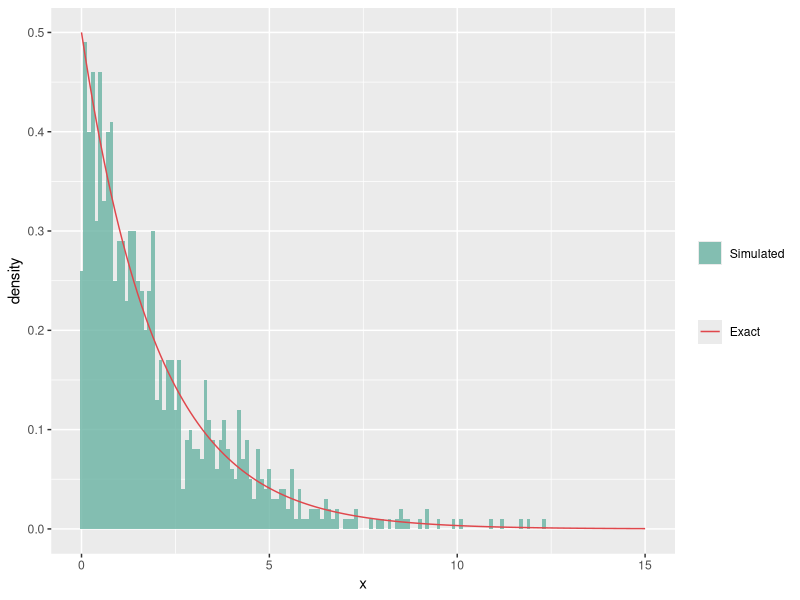
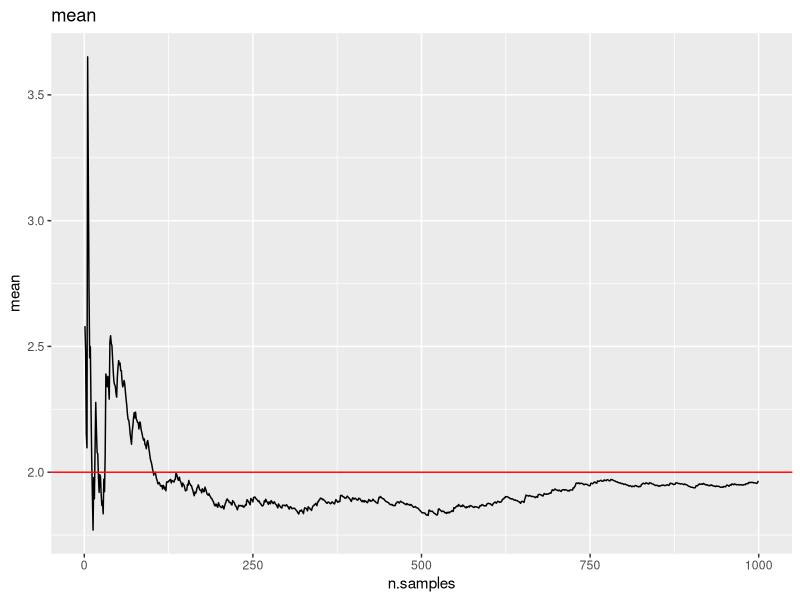
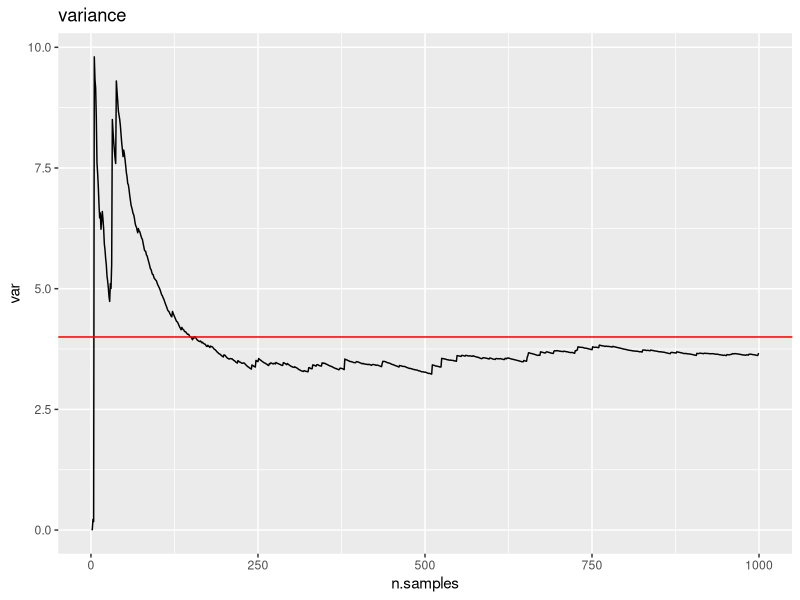
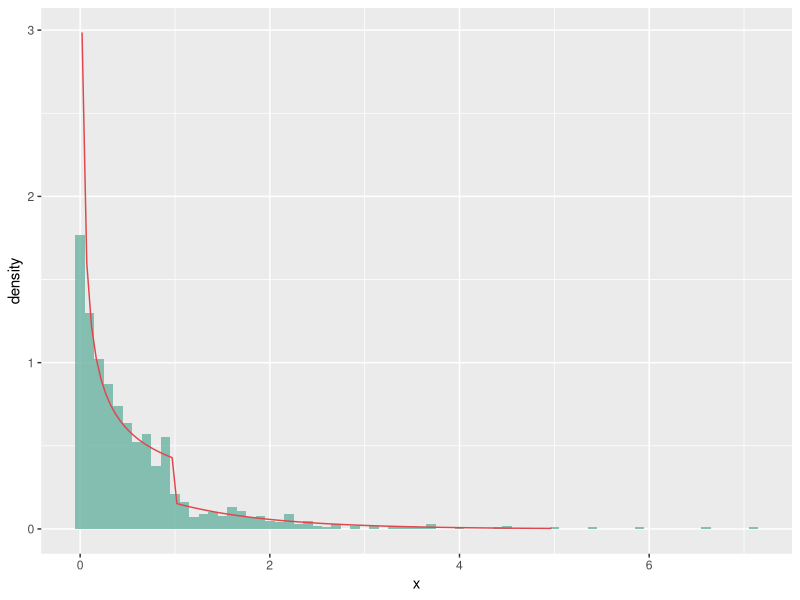
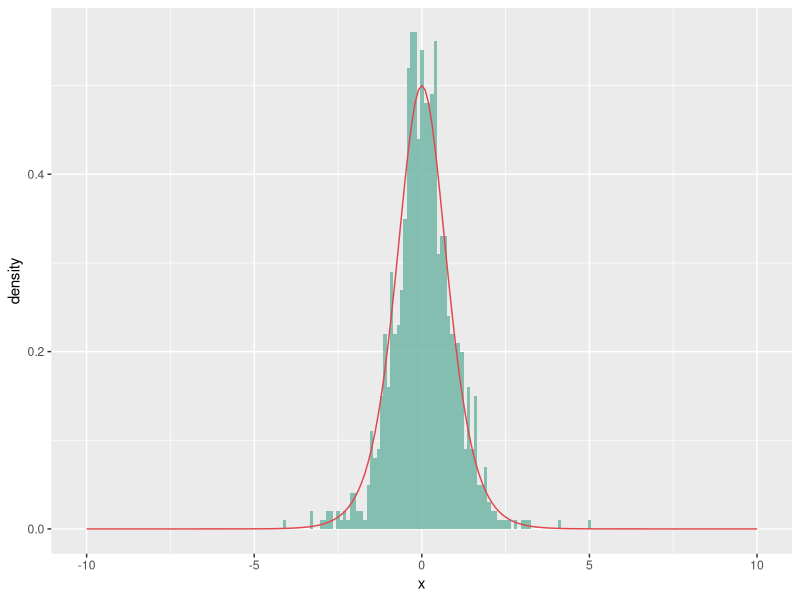
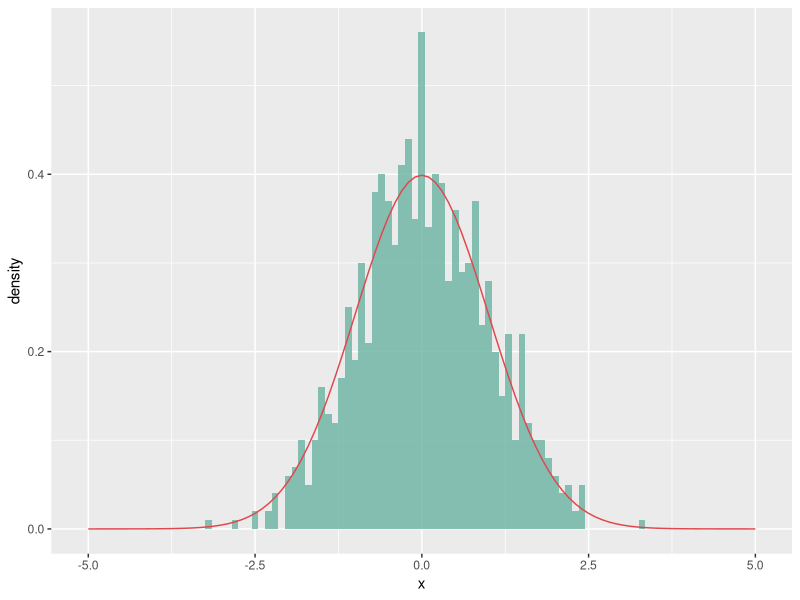
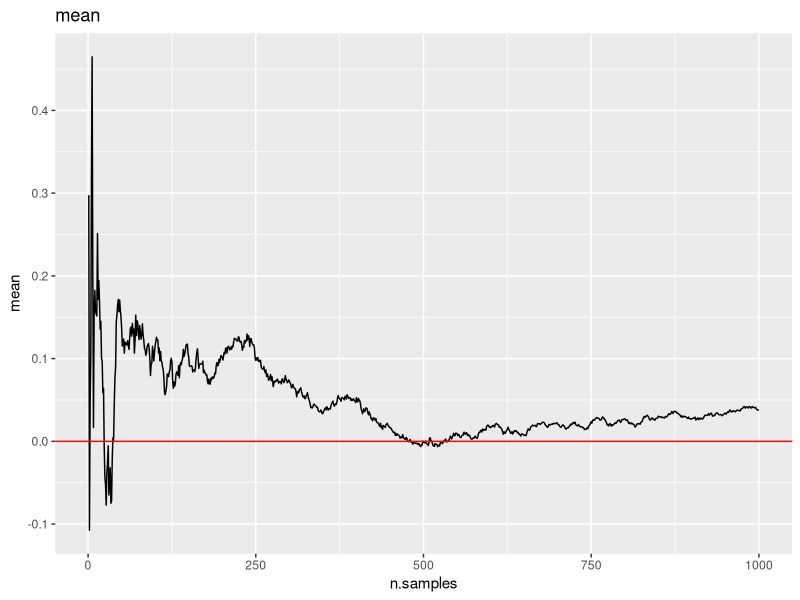
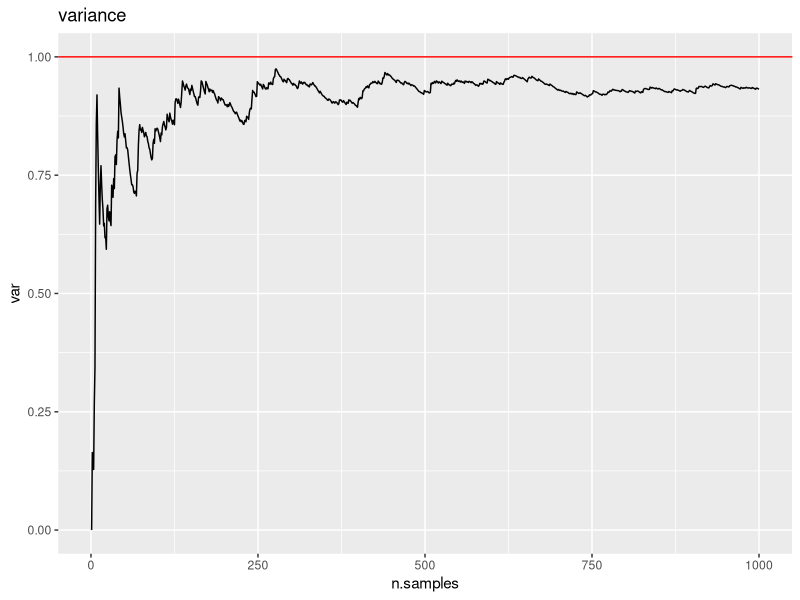

Recreate these plots in R, in order.
## ---- chunk 1
knitr::opts_chunk$set(echo = TRUE, fig.width = 5, fig.height = 4, fig.align = "center")
library(tidyverse)
set.seed(4300)
## ---- chunk 2
sim.exp <- function(rate, n){
  # Vector of n uniform values
  u <- runif(n, 0, 1)
  # Note that (1-U) ~ U, so we can use u instead of 1-u in the returned value.
  -1/rate * log(u)
}
## ---- chunk 3
rate <- 0.5
n <- 1000
sim <- data.frame(x = sim.exp(rate, n))
x = seq(from = 0, to = 15, by = 0.1)
exact <- data.frame(x = x, y = rate*exp(-rate*x))

ggplot(sim) + 
  geom_histogram(aes(x = x, y = ..density.., fill = "Simulated"),
                 alpha = 0.8, binwidth = 0.1) + 
  geom_line(data = exact , aes(x = x, y = y, color = 'Exact'))  +
  scale_color_manual(name = "", values = c("Exact" = "#e0474c")) +
  scale_fill_manual(name = "", values = c("Simulated" = "#69b3a2")) 
## ---- chunk 4
# Calculate the cumulative mean
data.frame(n.samples = 1:n,
           mean = cumsum(sim$x)/(1:n)) %>%
  ggplot() + geom_line(aes(n.samples, mean)) +
  geom_hline(yintercept = 1/rate, color = "red") +
  ggtitle("mean")
  
# Calculate the cumulative variance
data.frame(n.samples = 1:n,
           mean = cumsum(sim$x)/(1:n),
           mean2 = cumsum(sim$x^2)/(1:n)) %>%
  mutate(var = mean2-mean^2) %>%
  ggplot() + geom_line(aes(n.samples, var)) +
  geom_hline(yintercept = 1/rate^2, color = "red") +
  ggtitle("variance")
## ---- chunk 5
sim.g <- function(alpha, n){
  # Normalizing constant
  c <- (1/alpha + exp(-1))^-1
  # Vector of n uniform values
  u <- runif(n, 0, 1)
  
  (alpha/c * u)^(1/alpha) * (u < c/alpha) - log((1-u)/c) * (c/alpha <= u)
}
## ---- chunk 6
# Implemented for testing purposes

g <- function(alpha, x){
  # Normalizing constant
  c <- (1/alpha + exp(-1))^-1
  c*x^(alpha-1) * (0<x)*(x<1) + c*exp(-x) *(x>=1)
} 

G <- function(alpha, x){
  # Normalizing constant
  c <- (1/alpha + exp(-1))^-1
  c/alpha*x^alpha * (0<x)*(x<1) + (1 - c*exp(-x)) *(x>=1)
} 

G.inv <- function(alpha, u){
  # Normalizing constant
  c <- (1/alpha + exp(-1))^-1
  
  (alpha/c * u)^(1/alpha) * (u < c/alpha) - log((1-u)/c) * (u >= c/alpha)
}
## ---- chunk 7
alpha <- 0.5
n <- 1000
sim <- data.frame(x = sim.g(alpha, n))
x = seq(from = 0.02, to = 5, by = 0.05)
exact <- data.frame(x = x, y = g(alpha, x))

ggplot(sim) + 
  geom_histogram(aes(x = x, y = ..density..),
                 alpha = 0.8, fill = "#69b3a2", binwidth = 0.1) + 
  geom_line(data = exact , aes(x = x, y = y), color = "#e0474c")
## ---- chunk 8
alpha <- 0.5
c <- (1/alpha + exp(-1))^-1

# 10000 realizations from simulation
sim <- sim.g(alpha, 10000)

# Theoretical mean and variance
mean.g <- c/(alpha+1) + 2*c/exp(1)
var.g <- c/(alpha+2) + 5*c/exp(1) - mean.g^2

# Estimated mean
mean.est <- mean(sim)
var.est <- var(sim)

# Comparing means
c(mean.g, mean.est)

# Comparing variance
c(var.g, var.est)
## ---- chunk 9
sim.sigm <- function(alpha, n){
  u <- runif(n,0,1)
  1/alpha * log(u/(1-u))
}
## ---- chunk 10
alpha <- 2
n <- 1000
sim <- data.frame(x = sim.sigm(alpha, n))
x = seq(from = -10, to = 10, by = 0.1)
exact <- data.frame(x = x, y = alpha*exp(alpha*x)/(1 + exp(alpha*x))^2)

ggplot(sim) + 
  geom_histogram(aes(x = x, y = ..density..),
                 alpha = 0.8, fill = "#69b3a2", binwidth = 0.1) + 
  geom_line(data = exact , aes(x = x, y = y), color = "#e0474c")  
## ---- chunk 11
box.mul <- function(n){
  odd <-  FALSE
  if(n %% 2 != 0){
    odd <-  TRUE
    n <- n + 1
  }
  
  x1 <- 2*pi * runif(n/2, 0, 1)
  x2 <- sim.exp(0.5, n/2)
  
  y1 <- sqrt(x2)*cos(x1)
  y2 <- sqrt(x2)*sin(x1)
  
  concat <- c(y1,y2)
  if(odd){
    return(head(concat, -1))
  }
  else{
    return(concat)
  }
}
## ---- chunk 12
n <- 1000
sim.box.mul <- data.frame(x = box.mul(n))
x = seq(from = -5, to = 5, by = 0.1)
exact <- data.frame(x = x, y = 1/sqrt(2*pi)*exp(-1/2*x^2))

ggplot(sim.box.mul) + 
  geom_histogram(aes(x = x, y = ..density..),
                 alpha = 0.8, fill = "#69b3a2", binwidth = 0.1) + 
  geom_line(data = exact , aes(x = x, y = y), color = "#e0474c")  
## ---- chunk 13
# mean
data.frame(n.samples = 1:n,
           mean = cumsum(sim.box.mul$x)/(1:n)) %>%
  ggplot() + geom_line(aes(n.samples, mean)) +
  geom_hline(yintercept = 0, color = "red") +
  ggtitle("mean")
  
# variance
data.frame(n.samples = 1:n,
           mean = cumsum(sim.box.mul$x)/(1:n),
           mean2 = cumsum(sim.box.mul$x^2)/(1:n)) %>%
  mutate(var = mean2-mean^2) %>%
  ggplot() + geom_line(aes(n.samples, var)) +
  geom_hline(yintercept = 1, color = "red") +
  ggtitle("variance")
## ---- chunk 14
sim.mvnorm <- function(mu, Sigma, n){
  # Returns n realizations from a d-variate normal distribution
  d <- length(mu)
  
  # Get n d-variate standard normal realizations using the Box-Muller algorithm
  x <- array(box.mul(n*d), dim=c(d,n))
  
  # Cholesky decomposition of Sigma
  A <- t(chol(Sigma)) # Transposes to get a lower triangular matrix
  
  mu + A %*% x
}
## ---- chunk 15
# Bivariate example
mu <- c(1,2)
Sigma <- matrix(c(1, -.7, -.7, 2), 2)

# Simulate 10000 realizations
y <- sim.mvnorm(mu, Sigma, 10000)

# Plot first 500 points
plot(y[1,1:500], y[2,1:500], main="Bivariate normal distribution", xlab="x", ylab="y", pch=16)
## ---- chunk 16
# Estimate mean
mu.est <- rowMeans(y)
mu.est

# Estimate covariance matrix
Sigma.est <- cov(t(y))
Sigma.est
## ---- chunk 17
rou.gamma <- function(n, alpha){
  a <-  sqrt(alpha - 1)
  b.minus <- 0
  b.plus <- sqrt(alpha + 1)
  
  count <-  0
  tries <- 0
  result <- rep(0,n)
  
  while(count < n){
    x1 <- a*runif(1, 0, 1)
    x2 <- b.minus + b.plus*runif(1, 0, 1) 
  
    if(log(x1) <= 0.5*((alpha - 1)*log(x2/x1) - x2/x1)){
      result[count + 1] = x2/x1
      count <- count + 1
    }
    tries = tries + 1
  }
  return(list("sim" = result, "tries" = tries))
}
## ---- chunk 18
n <- 10000
alpha <-  2

sim.gamma <- rou.gamma(n, alpha)
x = seq(from = 0.1, to = 12, by = 0.1)
exact <- data.frame(x = x, y = 1/gamma(alpha) * x^(alpha - 1) * exp(-x))

ggplot(data.frame(x = sim.gamma$sim)) + 
  geom_histogram(aes(x = x, y = ..density..),
                 alpha = 0.8, fill = "#69b3a2", binwidth = 0.1) + 
  geom_line(data = exact , aes(x = x, y = y), color = "#e0474c")
sim.gamma$tries

## ---- chunk 19
library(pracma)
n <- 1000
alpha.vec <- seq(1.01, 2000, length.out = 10)
tries.vec <- rep(0, 10)
for(i in 1:length(alpha.vec)){
  alpha <- alpha.vec[i]
  sim.gamma <- rou.gamma(n, alpha)
  tries.vec[i] = sim.gamma$tries
}

plot(alpha.vec, tries.vec, pch = 16)
abline(h = 3, col="blue")
## ---- chunk 20
sim.gamma <- function(n, alpha, beta){
  d <- alpha - 1/3
  c <- 1/sqrt(9*d)
  count <- 0
  result <- rep(0, n)
  while(count < n){
    z <- box.mul(1)
    u <- runif(1, 0, 1)
    v <- (1 + c*z)^3
    if(z > -1/c && log(u) < 0.5*z^2 + d - d*V + d*log(V)){
      result[count + 1] = d*v
      count <- count + 1
    }
  }
  return(1/beta * result)
}
## ---- chunk 21
n <- 100000
x <- box.mul(n)
h <- (x > 4)
theta.hat <- 1/n * sum(h)
theta.hat
pnorm(4, lower.tail = FALSE)
## ---- chunk 22
sigma.hat <- sqrt(1/(n*(n-1)) * sum((h - theta.hat)^2)) 
1/sigma.hat^2
lower <- theta.hat - qt(0.975, n - 1)*sigma.hat
upper <- theta.hat + qt(0.975, n - 1)*sigma.hat

c(lower, upper)
## ---- chunk 23
inv.samp <- function(n){
  u <- runif(n, 0, 1)
  x <- sqrt(16 - 2*log(1 - u))
  return(x)
}

sim <- inv.samp(2000)
x = seq(from = 4, to = 9, by = 0.1)
exact <- data.frame(x = x, y = exp(8)*x*exp(-x^2/2))

ggplot(data.frame(x = sim)) + 
  geom_histogram(aes(x = x, y = ..density..),
                 alpha = 0.8, fill = "#69b3a2", binwidth = 0.03) + 
  geom_line(data = exact , aes(x = x, y = y), color = "#e0474c")
## ---- chunk 24
n <- 100000
c <- exp(8)

x <- inv.samp(n)
w <- 1/(sqrt(2*pi)*c*x)
h <- (x > 4)

theta.is <- 1/n * sum(h*w)
theta.is
## ---- chunk 25
sigma.is <- sqrt(1/(n*(n-1)) * sum((h*w - theta.is)^2)) 
lower <- theta.is - qt(0.975, n - 1)*sigma.is
upper <- theta.is + qt(0.975, n - 1)*sigma.is

c(lower, upper)
1/sigma.is^2
## ---- chunk 26
anti <- function(n){
  u <- runif(n, 0, 1)
  q <- c(u, 1 - u)
  x <- sqrt(16 - 2*log(1 - q))
  return(x)
}
## ---- chunk 27
n <- 100000
c <- exp(8)

x <- anti(n/2)
w <- 1/(sqrt(2*pi)*c*x)
h <- (x > 4)

theta.a <- 1/n * sum(h*w)
theta.a
## ---- chunk 28
sigma.a <- sqrt(1/(n*(n-1)) * sum((h*w - theta.a)^2)) 
lower <- theta.a - qt(0.975, n - 1)*sigma.a
upper <- theta.a + qt(0.975, n - 1)*sigma.a

c(lower, upper)
1/sigma.a^2
## ---- chunk 29
# Calculating c
y <- c(125, 18, 20, 34) # From project description
theta.star <- (15 + sqrt(53809))/394
c <- exp(y[1]*log(2+theta.star) + (y[2]+y[3])*log(1-theta.star) + y[4]*log(theta.star))

rej.alg.multiple <- function(n, y=c(125, 18, 20, 34)){
  # Sample from prior distribution g(theta)
  theta <- runif(n,0,1)
  # Sample u from a uniform distribution
  u <- runif(n,0,1)
  # Compute alpha
  f <- (2+theta)^y[1] * (1-theta)^(y[2]+y[3]) * theta^y[4]
  alpha <- 1/c * f
  # Accepted samples and acceptance ratio
  accepted <- theta[u <= alpha]
  ratio <- length(accepted) / n
  
  # Return accepted values and acceptance ratio
  list(accepted = accepted, ratio = ratio)
}
## ---- chunk 30
rej.alg.single <- function(n, y=c(125, 18, 20, 34)){
  # Store samples
  samples <- rep(0,n)
  
  i = 1
  while(i<=n){
    # Sample from prior distribution
    theta <- runif(1,0,1)
    # Calculate f
    f <- (2+theta)^y[1] * (1-theta)^(y[2]+y[3]) * theta^y[4]
    # Calculate acceptance probability alpha
    alpha <- 1/c * f
    
    # Check if sample is accepted
    if(runif(1,0,1) <= alpha){
      samples[i] <- theta
      i <- i+1
    }
  }
  # Return samples
  samples
}

# Making 10000 samples from the posterior distribution
M <- 10000
samples <- rej.alg.single(M)

# Monte-Carlo estimate for mean
mu.theta <- mean(samples)
mu.theta
## ---- chunk 31
sim.rej <- data.frame(x = samples)

# Posterior density (up to a multiplicative constant)
f <- function(theta, y=c(125, 18, 20, 34)){
  (2+theta)^y[1] * (1-theta)^(y[2]+y[3]) * theta^y[4]
}

# Calculating the theoretical density and normalizing
theta = seq(from = 0, to = 1, by = 0.01)
norm.const <- integrate(f,0,1)$value
y <- f(theta) / norm.const

exact <- data.frame(x = theta, y = y)


# Histogram + theoretical density + vertical line at estimated mean
ggplot(sim.rej) + 
  geom_histogram(aes(x = x, y = ..density..),
                 alpha = 0.8, fill = "#69b3a2", binwidth = 0.01) + 
  geom_line(data = exact , aes(x = x, y = y), color = "#e0474c") + 
  geom_vline(xintercept=mu.theta, color="#000000")
## ---- chunk 32
# Calculating the mean numerically
mu.num <- integrate(function(x) x*f(x)/norm.const, 0, 1)
mu.num$value
## ---- chunk 33
# Estimated acceptance ratio practically
M <- 10000
ratio.est <- rej.alg.multiple(M)$ratio
1/ratio.est

# Numerically calculated acceptance ratio
ratio.num <- integrate(f,0,1)$value / c
1/ratio.num
## ---- chunk 34
# Weight function
w <- function(theta) 5*(1-theta)^4

# Calculate new posterior mean
mu.theta2 <- sum(samples*w(samples)) / sum(w(samples))
mu.theta2
